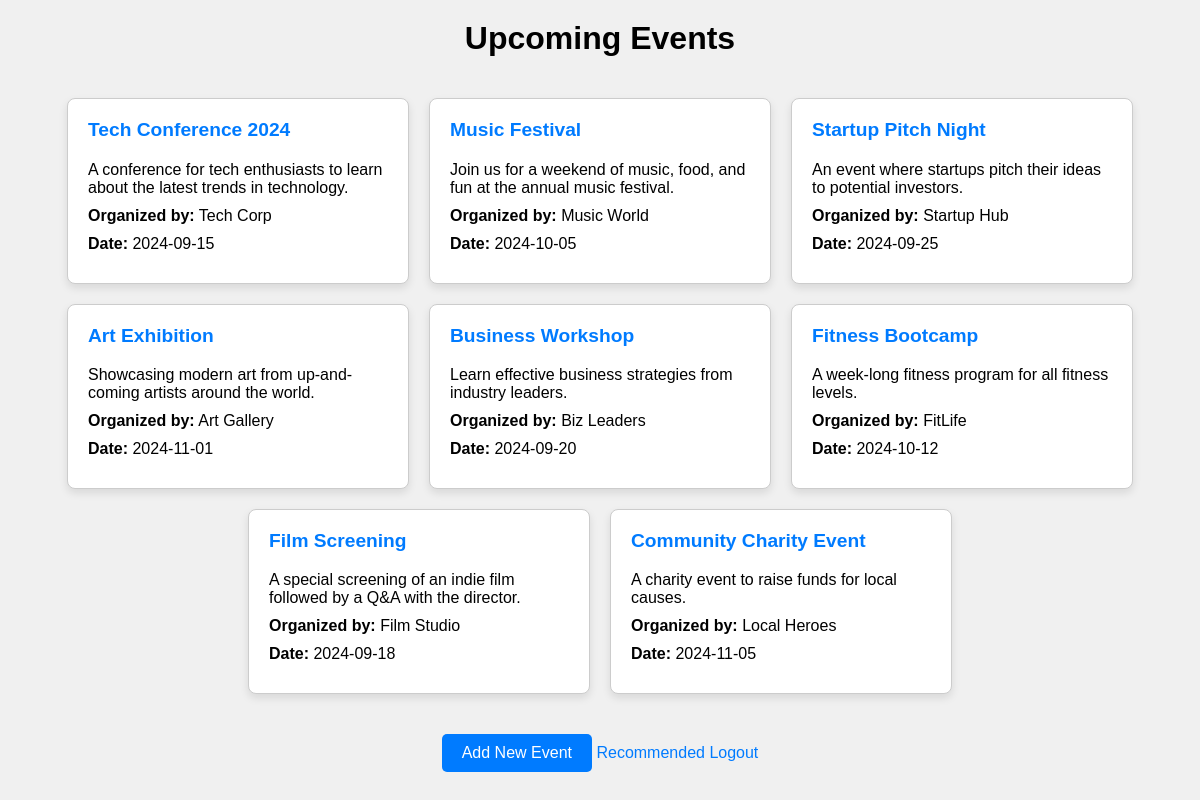
The page / (signed in) on the database its author committed.
### tables this page shows
CREATE TABLE events
                 (id INTEGER PRIMARY KEY AUTOINCREMENT, 
                  title TEXT NOT NULL, 
                  description TEXT NOT NULL,
                  organizer TEXT NOT NULL, 
                  date TEXT NOT NULL);

### app.py (the view)
@app.route('/')
def index():
    if 'username' in session:
        conn = sqlite3.connect('database/events.db')
        c = conn.cursor()
        c.execute("SELECT * FROM events")
        events = c.fetchall()
        conn.close()
        return render_template('index.html', events=events)
    else:
        return redirect(url_for('login'))

### templates/index.html (shortened to what this page needs)
<!DOCTYPE html>
<html lang="en">
  <head>
    <link
      rel="stylesheet"
      href="{{ url_for('static', filename='style.css') }}"
    />
  </head>
  <body>
    <h1>Upcoming Events</h1>
    <div class="event-container">
      {% for event in events %}
      <div class="event-card">
        <h3>
          <a href="{{ url_for('event_detail', event_id=event[0]) }}"
            >{{ event[1] }}</a
          >
        </h3>
        <p>{{ event[2] }}</p>
        <p><strong>Organized by:</strong> {{ event[3] }}</p>
        <p><strong>Date:</strong> {{ event[4] }}</p>
      </div>
      {% endfor %}
    </div>
    {% if session.get('is_admin') %}
    <a class="add-event-button" href="{{ url_for('submit_event') }}"
      >Add New Event</a
    >
    {% endif %}
    <a href="{{ url_for('dashboard') }}">Recommended</a>
    <a href="{{ url_for('logout') }}">Logout</a>
  </body>
</html>

### static/style.css (style rules this page uses)
body { font-family: Arial, sans-serif; background-color: #f0f0f0; margin: 0; padding: 0; text-align: center; }
h1 { margin-top: 20px; }
.event-container { display: flex; flex-wrap: wrap; justify-content: center; gap: 20px; padding: 20px; }
.event-card { background-color: white; border: 1px solid #ccc; border-radius: 8px; padding: 20px; width: 300px; box-shadow: 0 4px 8px rgba(0, 0, 0, 0.1); text-align: left; }
.event-card h3 { margin-top: 0; font-size: 1.2em; }
.event-card a { color: #007bff; text-decoration: none; }
.event-card p { margin: 10px 0; }
.add-event-button { display: inline-block; margin-top: 20px; padding: 10px 20px; background-color: #007bff; color: white; border: none; border-radius: 5px; text-decoration: none; }
a { margin-top: 20px; color: #007bff; text-decoration: none; }

### rows shown on the page
events: title "Tech Conference 2024", description "A conference for tech enthusiasts to learn about the latest trends in technology.", organizer "Tech Corp", date "2024-09-15"
events: title "Music Festival", description "Join us for a weekend of music, food, and fun at the annual music festival.", organizer "Music World", date "2024-10-05"
events: title "Startup Pitch Night", description "An event where startups pitch their ideas to potential investors.", organizer "Startup Hub", date "2024-09-25"
events: title "Art Exhibition", description "Showcasing modern art from up-and-coming artists around the world.", organizer "Art Gallery", date "2024-11-01"
events: title "Business Workshop", description "Learn effective business strategies from industry leaders.", organizer "Biz Leaders", date "2024-09-20"
events: title "Fitness Bootcamp", description "A week-long fitness program for all fitness levels.", organizer "FitLife", date "2024-10-12"
events: title "Film Screening", description "A special screening of an indie film followed by a Q&A with the director.", organizer "Film Studio", date "2024-09-18"
events: title "Community Charity Event", description "A charity event to raise funds for local causes.", organizer "Local Heroes", date "2024-11-05"
